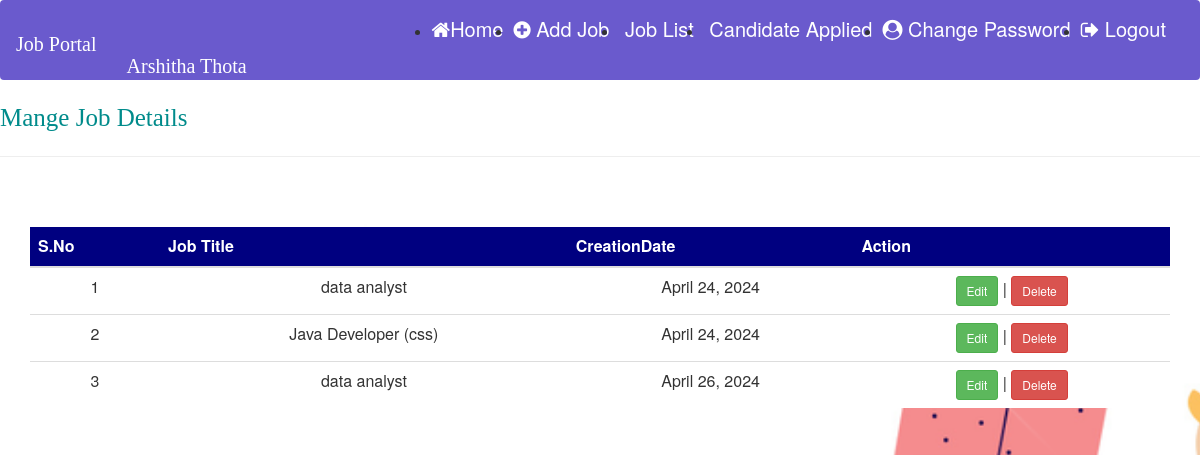
The page /job_list (signed in) on the database its author committed.
### job/models.py (models this page shows, shortened)
class Job(models.Model):
    recruiter = models.ForeignKey(Recruiter,on_delete=models.CASCADE)
    start_date = models.DateField()
    end_date = models.DateField()
    title = models.CharField(max_length=100)
    salary = models.FloatField(max_length=20)
    image = models.FileField()
    description = models.CharField(max_length=300)
    experience = models.CharField(max_length=50)
    location = models.CharField(max_length=100)
    skills = models.CharField(max_length=100)
    creationdate = models.DateField()

### job/views.py (the view)
# urls.py: path('job_list', views.job_list, name="job_list"),
def job_list(request):
    if not request.user.is_authenticated:
        return redirect('recruiter_login')
    user = request.user
    recruiter = Recruiter.objects.get(user=user)
    job = Job.objects.filter(recruiter=recruiter)
    context = {'job': job}
    return render(request, 'job_list.html', context)

### job/templates/job_list.html (shortened to what this page needs)
{% load static %}
{% block body%}
{% include 'recruiter_navigation.html'%}
<marquee style =" font-family: 'Monotype Corsiva ';font-size : 25px ; color : darkcyan ; font-weight : steelblue;  background-color :  ">
Mange Job Details
</marquee>
<hr>
<div class ="container ">
<table class="table table-hover ">
<thead>
<tr style=" background-color: #000080 ; color:white">
    <th> S.No</th>
    <th> Job Title</th>
    <th>CreationDate</th>
    <th> Action</th>
</tr>
</thead>
<tbody>
{% for i in job %}
<tr class="highlight-row" style="background-color: white">
    <td>{{ forloop.counter }}</td>
    <td>{{ i.title }}</td>
    <td>{{ i.creationdate }}</td>
    <td>
        <a href="{% url 'edit_jobdetail' i.id %}" class="btn btn-success btn-sm">Edit</a>
        |
        <a href="{% url 'delete_recruiter' i.id %}" class="btn btn-danger btn-sm" onclick="return confirm('Are You Sure?')">Delete</a>
    </td>
</tr>
{% endfor %}
</tbody>
</table>
</div>
{% endblock %}

### job/templates/recruiter_navigation.html (shortened to what this page needs)
{% load static %}
<html lang="en">
<head>
  <link rel="stylesheet" href="https://maxcdn.bootstrapcdn.com/bootstrap/3.4.1/css/bootstrap.min.css">
    <link rel="stylesheet" href="https://cdnjs.cloudflare.com/ajax/libs/font-awesome/4.7.0/css/font-awesome.min.css">
</head>
<body>
<nav class="navbar navbar-expand-sm">
   <a class="navbar-brand text-white pl-5 font-weight-bold" style="font-family: 'Georgia'; font-size: 20px; color: white;">Job Portal</a>
   <ul class="navbar-nav">
       <li class="nav-item">
           <a class="nav-link" href="{% url 'recruiter_home' %}"> <i class="fa fa-home  mr -2"></i>Home </a>
       </li>
       <li class="nav-item">
           <a class="nav-link" href="{% url 'add_job' %}"><i class="fa fa-plus-circle  mr -4"></i>  Add Job  </a>
       </li>
       <li class="nav-item">
           <a class="nav-link" href="{% url 'job_list' %}"> Job List </a>
       </li>
       <li class="nav-item">
           <a class="nav-link" href="{%url 'applied_candidatelist' %}"> Candidate Applied </a>
       </li>
       <li class="nav-item">
           <a class="nav-link" href="{% url 'change_passwordrecruiter' %}"><i class="fa fa-user-circle  mr -2"></i> Change Password </a>
       </li>
       <li class="nav-item">
           <a class="nav-link" href="{% url 'Logout' %}"><i class="fa fa-sign-out  mr -2"></i> Logout</a>
       </li>
   </ul>
   <a class="navbar-brand text-white pl-5 font-weight-bold" style="font-family: 'Georgia'; font-size: 20px; color: white;">{{ request.user.first_name }} {{ request.user.last_name }}</a>
</nav>
</body>
</html>

### job/templates/recruiter_navigation.html (style rules this page uses)
.nav-link { color: white !important; margin-right: 10px; font-size: 20px; }
.navbar-nav { margin-left: 280px; }
.navbar { background-color: Slateblue; padding: 18px 0; height: 80px; }

### rows shown on the page
Job: title "data analyst", creationdate "April 24, 2024"
Job: title "Java Developer (css)", creationdate "April 24, 2024"
Job: title "data analyst", creationdate "April 26, 2024"

### other values the page prints
{{ request.user.first_name }} "Arshitha"
{{ request.user.last_name }} "Thota"
